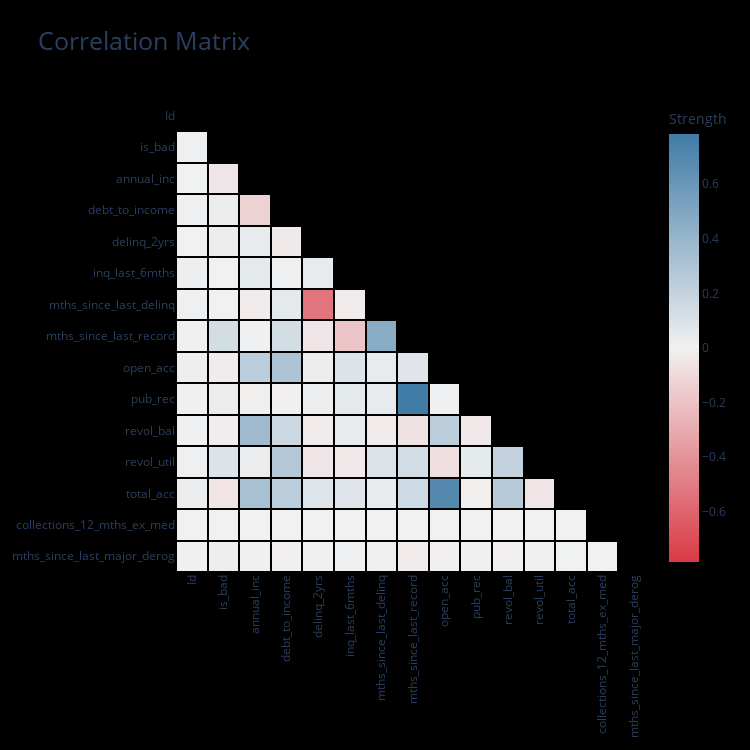

Notebook source saved alongside this figure:
### Code cell
df = pd.read_csv("gs://amazing-public-data/lending_club/lending_club_data.tsv", sep="\t")
dd.correlation_matrix(df, viz_backend="plotly")

### Figure 1 — Plotly figure (JSON) as saved in the notebook; plotly's stock layout.template omitted (floating-point values rounded to 4 significant figures; data arrays with more than 128 entries replaced by an {"elided": "..."} marker saying what was removed)
{"data": [{"colorbar": {"title": {"text": "Strength"}}, "colorscale": {"elided": "255x2 mixed values"}, "connectgaps": false, "type": "heatmap", "x": ["Id", "is_bad", "annual_inc", "debt_to_income", "delinq_2yrs", "inq_last_6mths", "mths_since_last_delinq", "mths_since_last_record", "open_acc", "pub_rec", "revol_bal", "revol_util", "total_acc", "collections_12_mths_ex_med", "mths_since_last_major_derog"], "xgap": 2, "y": ["mths_since_last_major_derog", "collections_12_mths_ex_med", "total_acc", "revol_util", "revol_bal", "pub_rec", "open_acc", "mths_since_last_record", "mths_since_last_delinq", "inq_last_6mths", "delinq_2yrs", "debt_to_income", "annual_inc", "is_bad", "Id"], "ygap": 2, "z": {"elided": "15x15 float values"}, "zmid": 0}], "layout": {"autosize": false, "height": 750, "paper_bgcolor": "rgb(0,0,0,0)", "plot_bgcolor": "rgb(0,0,0,0)", "title": {"font": {"size": 25}, "text": "Correlation Matrix"}, "width": 750, "xaxis": {"automargin": true, "autorange": true, "range": [-0.5, 14.5], "showgrid": false, "tickangle": -90, "ticks": "", "type": "category"}, "yaxis": {"automargin": true, "autorange": true, "range": [-0.5, 14.5], "showgrid": false, "ticks": "", "type": "category"}}}
